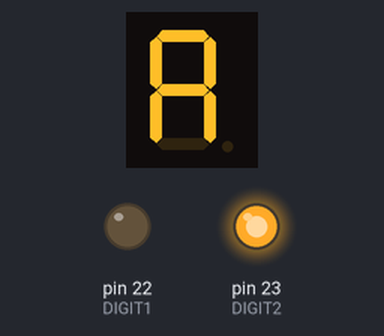
A sketch run on a simulated Arduino Mega 2560, built with avr-gcc and run on an emulated ATmega2560. Shown: 1-digit seven-segment display, output pins drawn as LEDs (lit = HIGH). Wiring (inferred from the names in the program): 1-digit 7-segment display, segments lit when HIGH: segments pin 18, pin 19, pin 17, pin 16, pin 5, pin 21, pin 4. The segment pins are drawn as the display they are named for; pins used as bus, display or sensor lines are not drawn.

Above: at 0.1 s.
At 1.1 s:
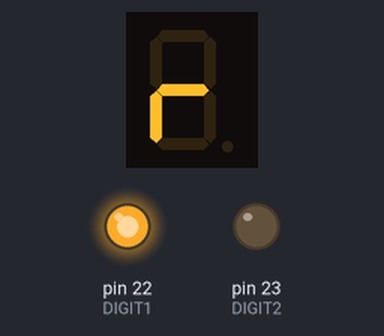
At 3.1 s:
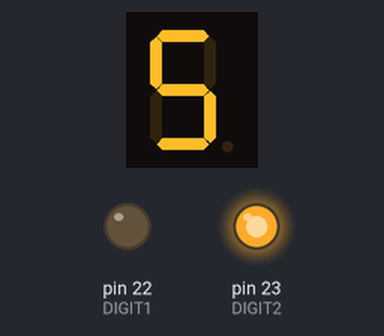
At 4.1 s:
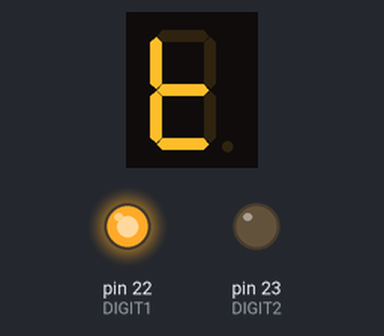
Timing chart, 0 to 40.0 s (numbered marks = the images above):
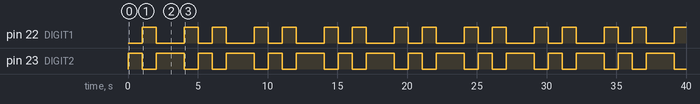

Measured:
- by itself, pin 22 (DIGIT1): repeats every 5.0 s: LOW 2.0 s, HIGH 1.0 s, LOW 1.0 s, HIGH 1.0 s
- by itself, pin 23 (DIGIT2): repeats every 5.0 s: LOW 1.0 s, HIGH 2.0 s, LOW 1.0 s, HIGH 1.0 s
- by itself, everything shown: repeats every 5.0 s, in 5 steps
- what the display in image 0 shows lasts 1.0 s, from 0.0 s to 1.0 s

The sketch:

pia.ino
```cpp
#define A 18
#define B 19
#define C 17
#define D 16
#define E 5
#define F 21
#define G 4
#define DP 4
#define DIGIT1 22
#define DIGIT2 23
#define MAX_TIME 10
unsigned long timp = millis();
int digitCurent;

void setup() {
pinMode(A, OUTPUT); //A
pinMode(B, OUTPUT); //B
pinMode(C, OUTPUT); //C
pinMode(D, OUTPUT); //D
pinMode(E, OUTPUT); //E
pinMode(F, OUTPUT); //F
pinMode(G, OUTPUT); //G
pinMode(DP, OUTPUT); //DP
pinMode(DIGIT1, OUTPUT); //DIGIT1
pinMode(DIGIT2, OUTPUT); //DIGIT2
}
void aprindeCifra(byte digitCurent){
if(digitCurent==1){
digitalWrite(DIGIT1,LOW); //DIGIT1
digitalWrite(DIGIT2,HIGH); //DIGIT2
digitalWrite(A,HIGH); //a
digitalWrite(B,LOW); //b
digitalWrite(C,HIGH); //c
digitalWrite(D,HIGH); //d             //S
digitalWrite(E,LOW); //e
digitalWrite(F,HIGH); //f
digitalWrite(G,HIGH); // g
digitalWrite(DP,HIGH); // DP
delay(1000);
digitalWrite(DIGIT1,HIGH); //DIGIT1
digitalWrite(DIGIT2,LOW); //DIGIT2
digitalWrite(A,LOW); //a
digitalWrite(B,LOW); //b
digitalWrite(C,LOW); //c
digitalWrite(D,HIGH); //d           //t
digitalWrite(E,HIGH); //e
digitalWrite(F,HIGH); //f
digitalWrite(G,HIGH); // g
digitalWrite(DP,HIGH); // DP
delay(1000);

}
else{
  digitalWrite(DIGIT1,LOW); //DIGIT1
digitalWrite(DIGIT2,HIGH); //DIGIT2
digitalWrite(A,HIGH); //a
digitalWrite(B,HIGH); //b
digitalWrite(C,HIGH); //c           //A
digitalWrite(D,LOW); //d
digitalWrite(E,HIGH); //e
digitalWrite(F,HIGH); //f
digitalWrite(G,HIGH); // g
delay(1000);

  digitalWrite(DIGIT1,HIGH); //DIGIT1
digitalWrite(DIGIT2,LOW); //DIGIT2
digitalWrite(A,LOW); //a
digitalWrite(B,LOW); //b
digitalWrite(C,LOW); //c
digitalWrite(D,LOW); //d
digitalWrite(E,HIGH); //e
digitalWrite(F,LOW); //f
digitalWrite(G,HIGH); // g
delay(1000);
  digitalWrite(DIGIT1,LOW); //DIGIT1
digitalWrite(DIGIT2,HIGH); //DIGIT2
digitalWrite(A,LOW); //a
digitalWrite(B,LOW); //b
digitalWrite(C,LOW); //c
digitalWrite(D,HIGH); //d           //t
digitalWrite(E,HIGH); //e
digitalWrite(F,HIGH); //f
digitalWrite(G,HIGH); // g
digitalWrite(DP,HIGH); // DP
delay(1000);
}


}
void loop() {

if (millis() - timp >= MAX_TIME) {
if(digitCurent==1) {
digitalWrite(DIGIT1, LOW);
digitalWrite(DIGIT2, HIGH); //aprinde 1
aprindeCifra(digitCurent);
digitCurent=2;
}
else {
digitalWrite(DIGIT1, HIGH);
digitalWrite(DIGIT2, LOW); //aprinde 2
aprindeCifra(digitCurent);
digitCurent=1;
}
timp = millis();
}
}
```
